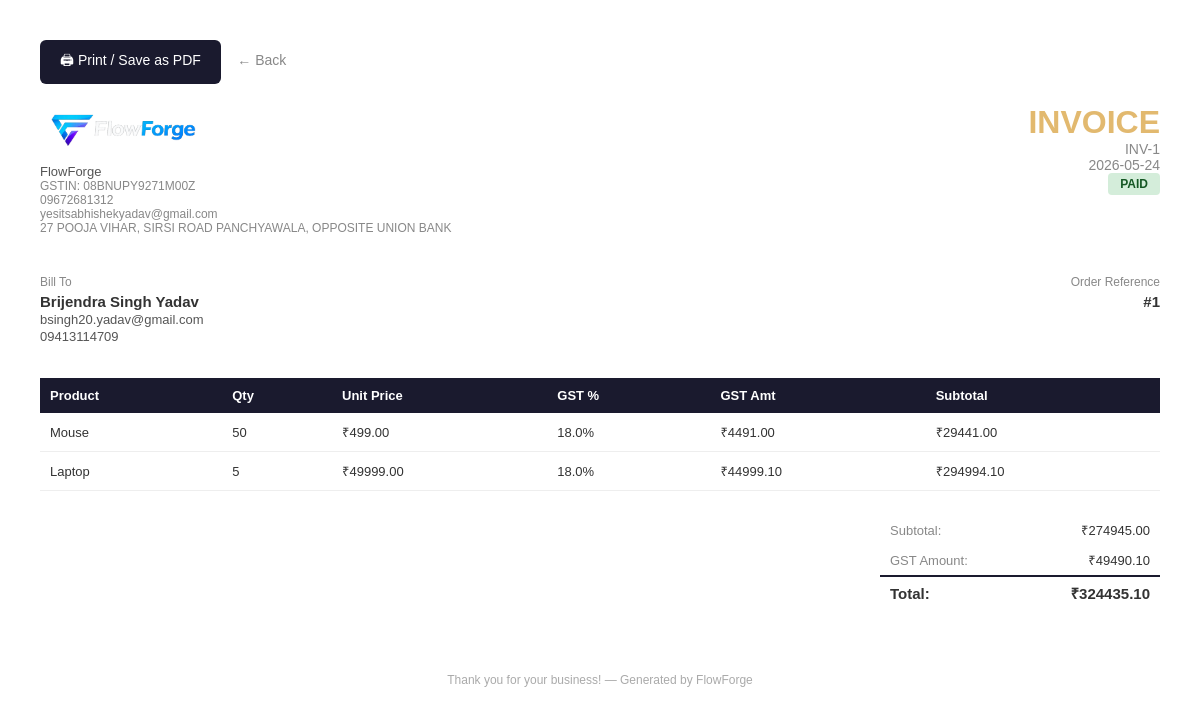
Screenshot of /invoices/1/print with the database file from the repository.
### tables this page shows
CREATE TABLE settings (
            id INTEGER PRIMARY KEY,
            company_name TEXT DEFAULT 'My Company',
            company_email TEXT,
            company_phone TEXT,
            company_address TEXT,
            gstin TEXT,
            invoice_prefix TEXT DEFAULT 'INV-',
            logo_filename TEXT
        );

CREATE TABLE invoices (
            id INTEGER PRIMARY KEY AUTOINCREMENT,
            order_id INTEGER NOT NULL,
            customer_id INTEGER NOT NULL,
            status TEXT DEFAULT 'pending',
            subtotal REAL DEFAULT 0,
            gst_amount REAL DEFAULT 0,
            total_amount REAL DEFAULT 0,
            created_at TIMESTAMP DEFAULT CURRENT_TIMESTAMP,
            FOREIGN KEY (order_id) REFERENCES orders(id),
            FOREIGN KEY (customer_id) REFERENCES customers(id)
        );

CREATE TABLE customers (
            id INTEGER PRIMARY KEY AUTOINCREMENT,
            name TEXT NOT NULL,
            email TEXT,
            phone TEXT,
            address TEXT
        );

CREATE TABLE order_items (
            id INTEGER PRIMARY KEY AUTOINCREMENT,
            order_id INTEGER NOT NULL,
            product_id INTEGER NOT NULL,
            quantity INTEGER NOT NULL,
            unit_price REAL NOT NULL,
            FOREIGN KEY (order_id) REFERENCES orders(id),
            FOREIGN KEY (product_id) REFERENCES products(id)
        );

CREATE TABLE products (
            id INTEGER PRIMARY KEY AUTOINCREMENT,
            name TEXT NOT NULL,
            sku TEXT UNIQUE NOT NULL,
            purchase_price REAL NOT NULL DEFAULT 0,
            unit_price REAL NOT NULL,
            gst_percent REAL DEFAULT 0,
            stock_qty INTEGER DEFAULT 0,
            description TEXT
        , min_stock INTEGER DEFAULT 10);

### App.py (the view)
@app.route('/invoices/<int:id>/print')
def invoices_print(id):
    db = get_db()
    invoice = db.execute('''
        SELECT invoices.*,
               customers.name    as customer_name,
               customers.email   as customer_email,
               customers.phone   as customer_phone,
               customers.address as customer_address
        FROM invoices
        JOIN customers ON invoices.customer_id = customers.id
        WHERE invoices.id = ?
    ''', (id,)).fetchone()
    items = db.execute('''
        SELECT order_items.*,
               products.name        as product_name,
               products.gst_percent as gst_percent
        FROM order_items
        JOIN products ON order_items.product_id = products.id
        WHERE order_items.order_id = ?
    ''', (invoice['order_id'],)).fetchall()
    company = db.execute('SELECT * FROM settings WHERE id = 1').fetchone()
    return render_template('invoices/print.html', invoice=invoice, items=items, company=company)

### database.py (called while the page is built)
def get_db():
    if 'db' not in g:
        conn = sqlite3.connect(DATABASE)
        conn.row_factory = sqlite3.Row
        conn.execute('PRAGMA foreign_keys = ON')
        g.db = conn
    return g.db

### templates/invoices/print.html (shortened to what this page needs)
<!DOCTYPE html>
<html lang="en">
<head>
</head>
<body>
    <div class="no-print" style="margin-bottom: 20px;">
        <button onclick="window.print()"
                style="background: #1a1a2e; color: white; padding: 10px 20px;
                border: none; border-radius: 6px; cursor: pointer; font-size: 14px;">
            🖨 Print / Save as PDF
        </button>
        <a href="/invoices/{{ invoice['id'] }}"
           style="margin-left: 12px; font-size: 14px; color: #888; text-decoration: none;">
            ← Back
        </a>
    </div>
    <div class="header">
        <div>
            {% if company['logo_filename'] %}
            <img src="/static/{{ company['logo_filename'] }}" height="50" style="border-radius: 6px;">
            {% else %}
            <p class="brand">⚙ {{ company['company_name'] }}</p>
            {% endif %}
            <p style="font-size: 13px; color: #555; margin-top: 6px;">{{ company['company_name'] }}</p>
            {% if company['gstin'] %}
            <p style="font-size: 12px; color: #888;">GSTIN: {{ company['gstin'] }}</p>
            {% endif %}
            <p style="font-size: 12px; color: #888;">{{ company['company_phone'] or '' }}</p>
            <p style="font-size: 12px; color: #888;">{{ company['company_email'] or '' }}</p>
            <p style="font-size: 12px; color: #888;">{{ company['company_address'] or '' }}</p>
        </div>
        <div class="invoice-title">
            <h1>INVOICE</h1>
            <p>INV-{{ invoice['id'] }}</p>
            <p>{{ invoice['created_at'][:10] }}</p>
            <span class="status-badge {{ invoice['status'] }}">
                {{ invoice['status'] | upper }}
            </span>
        </div>
    </div>
    <div class="info-grid">
        <div class="info-box">
            <p class="label">Bill To</p>
            <p class="value">{{ invoice['customer_name'] }}</p>
            <p class="sub">{{ invoice['customer_email'] or '' }}</p>
            <p class="sub">{{ invoice['customer_phone'] or '' }}</p>
        </div>
        <div class="info-box" style="text-align: right;">
            <p class="label">Order Reference</p>
            <p class="value">#{{ invoice['order_id'] }}</p>
        </div>
    </div>
    <table>
        <thead>
            <tr>
                <th>Product</th>
                <th>Qty</th>
                <th>Unit Price</th>
                <th>GST %</th>
                <th>GST Amt</th>
                <th>Subtotal</th>
            </tr>
        </thead>
        <tbody>
            {% for item in items %}
            <tr>
                <td>{{ item['product_name'] }}</td>
                <td>{{ item['quantity'] }}</td>
                <td>₹{{ "%.2f"|format(item['unit_price']) }}</td>
                <td>{{ item['gst_percent'] }}%</td>
                <td>₹{{ "%.2f"|format(item['unit_price'] * item['quantity'] * item['gst_percent'] / 100) }}</td>
                <td>₹{{ "%.2f"|format(item['unit_price'] * item['quantity'] * (1 + item['gst_percent']/100)) }}</td>
            </tr>
            {% endfor %}
        </tbody>
    </table>
    <div class="totals">
        <table>
            <tr>
                <td style="color: #888;">Subtotal:</td>
                <td style="text-align: right;">₹{{ "%.2f"|format(invoice['subtotal']) }}</td>
            </tr>
            <tr>
                <td style="color: #888;">GST Amount:</td>
                <td style="text-align: right;">₹{{ "%.2f"|format(invoice['gst_amount']) }}</td>
            </tr>
            <tr class="final">
                <td>Total:</td>
                <td style="text-align: right;">₹{{ "%.2f"|format(invoice['total_amount']) }}</td>
            </tr>
        </table>
    </div>
    <div class="footer">
        <p>Thank you for your business! — Generated by FlowForge</p>
    </div>
</body>
</html>

### templates/invoices/print.html (style rules this page uses)
* { margin: 0; padding: 0; box-sizing: border-box; }
body { font-family: sans-serif; padding: 40px; color: #333; }
.header { display: flex; justify-content: space-between; margin-bottom: 40px; }
.invoice-title { text-align: right; }
.invoice-title h1 { font-size: 32px; color: #e2b96f; }
.invoice-title p { color: #888; font-size: 14px; }
.info-grid { display: grid; grid-template-columns: 1fr 1fr; gap: 24px; margin-bottom: 32px; }
.info-box p.label { font-size: 12px; color: #888; margin-bottom: 4px; }
.info-box p.value { font-size: 15px; font-weight: 600; }
.info-box p.sub { font-size: 13px; color: #555; margin-top: 2px; }
table { width: 100%; border-collapse: collapse; margin-bottom: 24px; }
thead tr { background: #1a1a2e; color: white; }
th { padding: 10px; text-align: left; font-size: 13px; }
td { padding: 10px; font-size: 13px; border-bottom: 1px solid #eee; }
.totals { display: flex; justify-content: flex-end; }
.totals table { width: 280px; }
.totals td { border: none; padding: 6px 10px; }
.totals tr.final td { font-weight: bold; font-size: 15px; border-top: 2px solid #1a1a2e; }
.status-badge { display: inline-block; padding: 4px 12px; border-radius: 4px; font-size: 12px; font-weight: 600; }
.paid { background: #d4edda; color: #155724; }
.footer { margin-top: 40px; text-align: center; font-size: 12px; color: #aaa; }

### rows the page displays
settings: logo_filename (picture), company_name "FlowForge", gstin "08BNUPY9271M00Z", company_phone "09672681312", company_email "yesitsabhishekyadav@gmail.com", company_address "27 POOJA VIHAR, SIRSI ROAD PANCHYAWALA, OPPOSITE UNION BANK"
invoices: id "1", created_at "2026-05-24", status "PAID", order_id "1", subtotal "274945.00", gst_amount "49490.10", total_amount "324435.10"
customers: customer_name "Brijendra Singh Yadav", email "bsingh20.yadav@gmail.com", phone "09413114709"
order_items: product_name "Mouse", quantity "50", unit_price "499.00", gst_percent "18.0", unit_price+quantity "4491.00", unit_price+quantity "29441.00"
order_items: product_name "Laptop", quantity "5", unit_price "49999.00", gst_percent "18.0", unit_price+quantity "44999.10", unit_price+quantity "294994.10"
